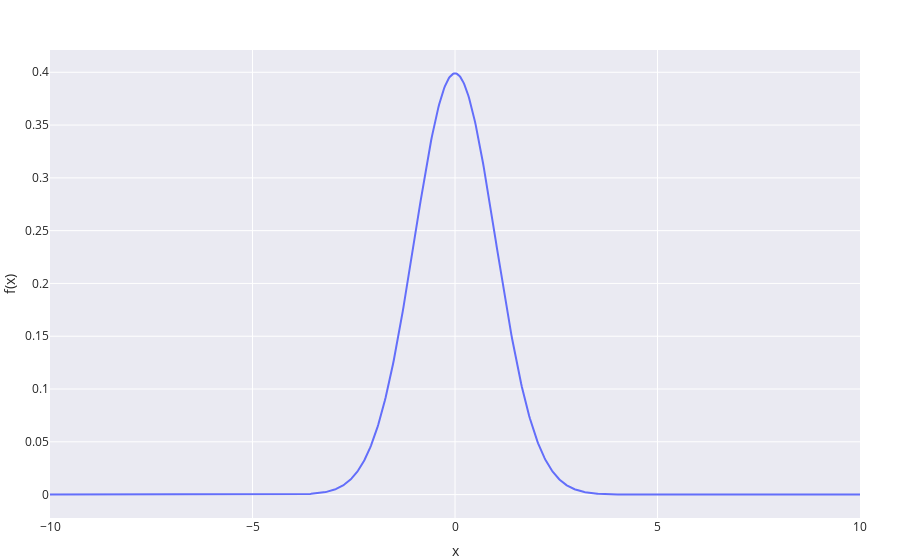

Notebook code for this chart:
### Markdown cell above
Let's do the same plot with a different "backend", *i.e.* using another tool to do the actual plotting.

### Code cell
p = plot(gaussian.subs( {sigma:1, mu:0}), backend = PB)

### Figure 1 — Plotly figure (JSON) as saved in the notebook; plotly's stock layout.template omitted (floating-point values rounded to 4 significant figures; data arrays with more than 128 entries replaced by an {"elided": "..."} marker saying what was removed)
{"data": [{"line": {"color": "#636EFA"}, "mode": "lines", "name": "sqrt(2)*exp(-x**2/2)/(2*sqrt(pi))", "showlegend": true, "type": "scatter", "x": {"elided": "1000 float values"}, "y": {"elided": "1000 float values"}}], "layout": {"margin": {"b": 0, "l": 0, "r": 40, "t": 50}, "polar": {"angularaxis": {"direction": "counterclockwise", "dtick": 30, "rotation": 0}}, "scene": {"aspectratio": {}, "camera": {}, "xaxis": {"showgrid": true, "title": {"text": "x"}, "type": "linear", "visible": true, "zeroline": true}, "yaxis": {"showgrid": true, "title": {"text": "f(x)"}, "type": "linear", "visible": true, "zeroline": true}, "zaxis": {"showgrid": true, "title": {"text": ""}, "type": "linear", "visible": true, "zeroline": true}}, "showlegend": false, "title": {"text": "<b></b>", "x": 0.5}, "xaxis": {"constrain": "domain", "minor": {"showgrid": false}, "showgrid": true, "title": {"text": "x"}, "type": "linear", "visible": true, "zeroline": true}, "yaxis": {"minor": {"showgrid": false}, "showgrid": true, "title": {"text": "f(x)"}, "type": "linear", "visible": true, "zeroline": true}}}
